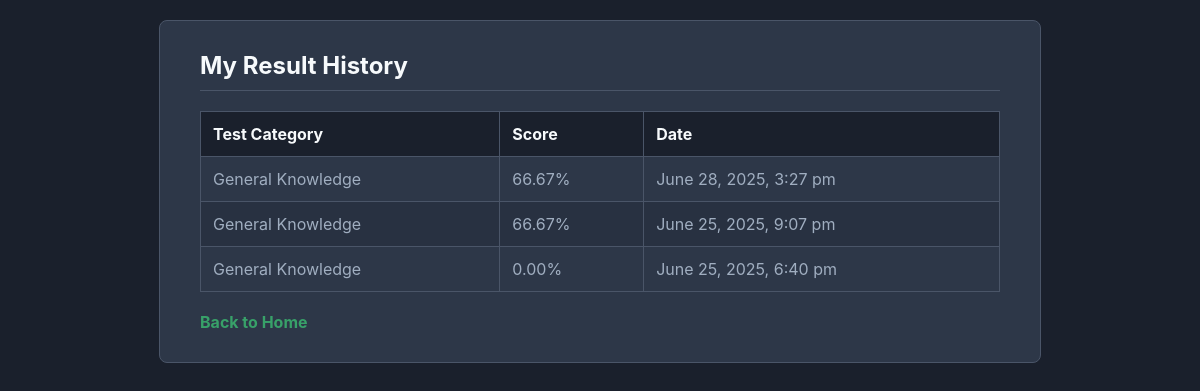
The app's page /View/ResultHistory.php (signed in) with its own data.
### tables this page shows
CREATE TABLE `test_attempts` (
  `attempt_id` int(11) NOT NULL,
  `user_id` int(11) NOT NULL,
  `category_id` int(11) NOT NULL,
  `score` decimal(5,2) DEFAULT NULL,
  `attempt_date` timestamp NOT NULL DEFAULT current_timestamp()
);

CREATE TABLE `categories` (
  `category_id` int(11) NOT NULL,
  `category_name` varchar(255) NOT NULL
);

### Model/testModel.php (called while the page is built, shortened)
<?php
function getResultHistory($userId) {
    $con = getConnection();
    $sql = "SELECT ta.*, c.category_name
            FROM test_attempts ta
            JOIN categories c ON ta.category_id = c.category_id
            WHERE ta.user_id = ?
            ORDER BY ta.attempt_date DESC";
    $stmt = mysqli_prepare($con, $sql);
    mysqli_stmt_bind_param($stmt, "i", $userId);
    mysqli_stmt_execute($stmt);
    $result = mysqli_stmt_get_result($stmt);
    $history = [];
    while ($row = mysqli_fetch_assoc($result)) {
        $history[] = $row;
    }
    return $history;
}
?>

### View/ResultHistory.php (the view, shortened to what this page needs)
<?php
require_once("../Model/testModel.php");
$history = getResultHistory($_SESSION['user']['id']);
?>
<!DOCTYPE html>
<html>
<head>
  <title>Result History</title> <link rel="stylesheet" href="../css/style.css">
</head>
<body>
    <div class="container">
        <h2>My Result History</h2>
    <table>
            <thead>
                <tr>
                <th>Test Category</th>
                <th>Score</th>
                <th>Date</th>
               </tr>
            </thead>
            <tbody>
                <?php if (empty($history)): ?>
                    <tr><td colspan="3" style="text-align: center;">No results found.</td></tr>
                <?php else: ?>
                    <?php foreach ($history as $row): ?>
                    <tr>
                  <td><?= htmlspecialchars($row['category_name']) ?></td>
                  <td><?= htmlspecialchars($row['score']) ?>%</td>
            <td><?= date('F j, Y, g:i a', strtotime($row['attempt_date'])) ?></td>  </tr>
                    <?php endforeach;
                    ?>
                <?php endif;
                ?>
            </tbody>
        </table>
        <br>
        <a href="Home.php">Back to Home</a>
 </div>
</body>
</html>

### css/style.css (style rules this page uses)
body { font-family: -apple-system, BlinkMacSystemFont,"Segoe UI",Roboto,"Helvetica Neue",Arial,sans-serif; background-color: #1a202c; color: #a0aec0; margin: 0; padding: 20px; }
.container { background-color: #2d3748; padding: 30px 40px; border-radius: 8px; border:1px solid #4a5568; width:800px; margin-left: auto; margin-right: auto; }
h2, h3 { color: #f7fafc; border-bottom: 1px solid #4a5568; padding-bottom:10px; margin-top:0; }
a { color: #38a169; text-decoration: none; font-weight:bold; }
table { width: 100%; border-collapse: collapse; margin-top: 20px; }
table th, table td { padding: 12px; border: 1px solid #4a5568; text-align: left; }
table thead { background-color: #1a202c; color: #f7fafc; font-weight: bold; }
table tbody tr:nth-child(even) { background-color: #283141; }

### records on screen
test_attempts: category.category_name "General Knowledge", score "66.67", attempt_date "June 28, 2025, 3:27 pm"
test_attempts: category.category_name "General Knowledge", score "66.67", attempt_date "June 25, 2025, 9:07 pm"
test_attempts: category.category_name "General Knowledge", score "0.00", attempt_date "June 25, 2025, 6:40 pm"
